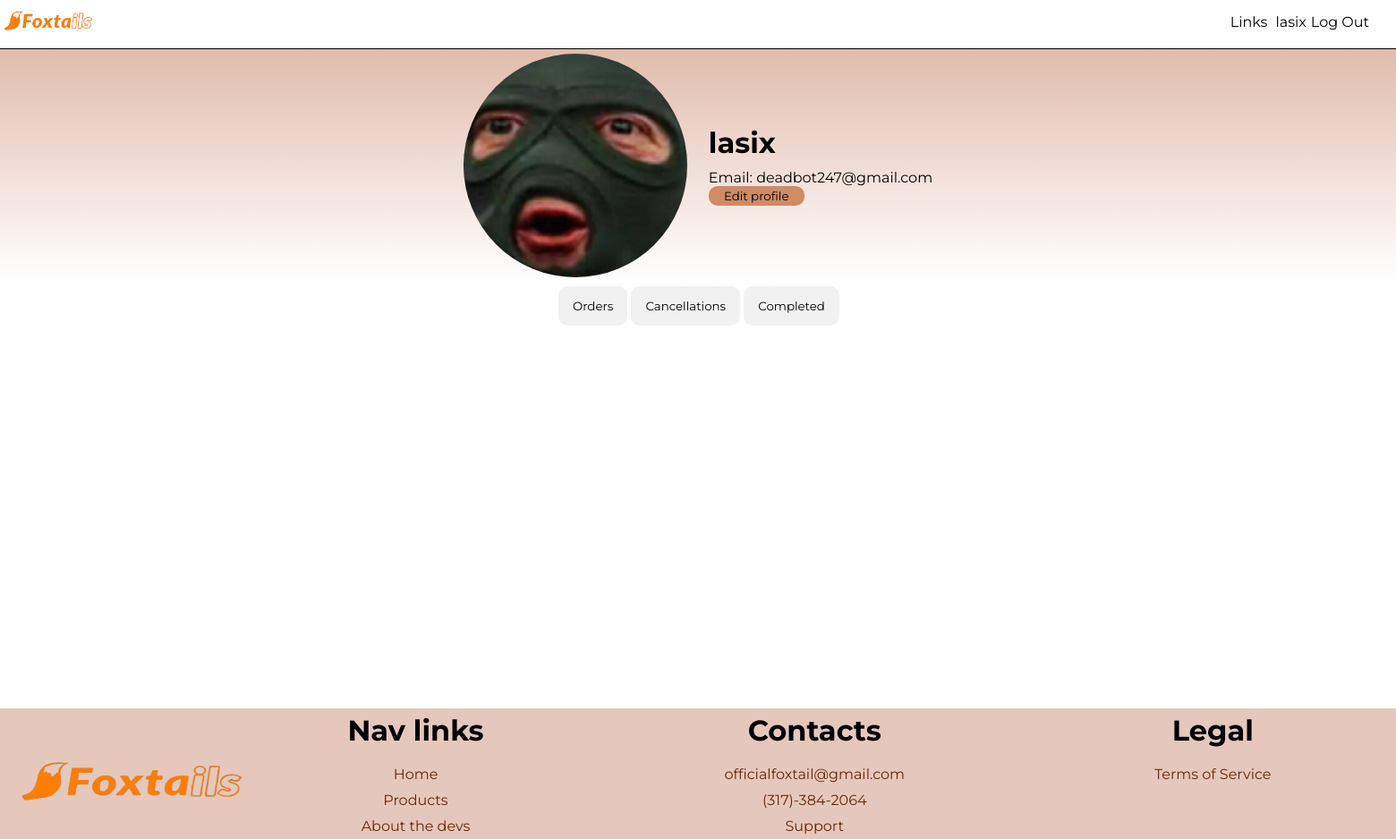
The app's page /account/lasix (signed in) with its own data.
### app/models.py (models this page shows, shortened)
class User(UserMixin, db.Model):
	id=db.Column(db.Integer, primary_key=True)
	username = db.Column(db.String(64), index=True, unique=True)
	email = db.Column(db.String(120), index=True, unique=True)
	password_hash = db.Column(db.String(128))
	profile_img = db.Column(db.String(128))
	orders = db.relationship('Orders', backref='author', lazy='dynamic')
	@login.user_loader
	def load_user(id):
		return User.query.get(int(id))

### app/routes.py (the view, shortened to what this page needs)
@app.route('/account/<username>', methods=['GET', 'POST'])
@login_required
def user(username):
	user = User.query.filter_by(username=username).first_or_404()
	cancelform = CancelForm(prefix="a")
	editform = EditForm(request.form, prefix="b")
	if current_user.email not in ['dyoung8765@gmail.com', 'officialfoxtail@gmail.com', '']:
		if cancelform.submit.data and cancelform.validate():
			order = user.orders.filter_by(order_name=cancelform.confirm.data).first_or_404()
			order.order_flag = 'cancelled'
			db.session.add(order)
			db.session.commit()
			send_mail(f"{cancelform.confirm.data} cancelled", current_user.email, ['officialfoxtail@gmail.com'], f"{cancelform.confirm.data} has been cancelled")
		ordered = user.orders.filter_by(order_flag='open')
		cancels = user.orders.filter_by(order_flag='cancelled')
		completed = user.orders.filter_by(order_flag='completed')
		return render_template('user.html', user=user, opens=ordered, cancels=cancels, completed=completed, cancelform=cancelform, editform=editform, isAdmin=False)

### app/forms.py
class CancelForm(FlaskForm):
    confirm = StringField('Confirm Order Name', validators=[DataRequired()])
    submit = SubmitField('Cancel it')

class EditForm(FlaskForm):
    name = StringField("Enter name: ")
    profileimg = FileField('Select a profile image', validators=[FileAllowed(['jpg', 'png'], 'Images only!')])
    submit2 = SubmitField("Submit")

### app/templates/user.html (shortened to what this page needs)
{% extends 'base.html' %}
{% block content %}
	<div id="container-user">
		<div class="info-user-profile">
			<img src="{{ current_user.profile_img }}" alt="profile picture" />
			<span>
				<h1>{{ current_user.username }}</h1>
				<a href="mailto:{{ current_user.email }}">Email: {{ current_user.email }}</a>
				<button id="edit-profile-button" onclick="openProfileEdit()">Edit profile</button>
			</span>
		</div>
		<div class="content-user-profile">
			<div class="tags-user-profile">
				<button class="tablinks-user-profile" onclick="openOrders(event, 'orders')">Orders</button>
				<button class="tablinks-user-profile" onclick="openOrders(event, 'cancellations')">Cancellations</button>
				<button class="tablinks-user-profile" onclick="openOrders(event, 'completed')">Completed</button>
			</div>
		</div>
	</div>
{% endblock %}

### app/templates/base.html (shortened to what this page needs)
<!DOCTYPE html>
<html>
    <head>
        <link rel="stylesheet" href="../static/style.css">
    </head>
    <body>
        <div id="header">
            <a href="/" style="text-decoration: none;"><input id="favicon" type="image" name="logo" src="../static/logo-1.png" width=100 height=50></a>
            <div id="header-links-accounts">
                <span class="links-header">
                    <button class="dropbtn">Links</button>
                </span>
                {% if current_user.is_anonymous %}
                    <span class="account-links-header">
                        <a class="login" href="/account/login">Login</a>
                        <a class="signup" href="/account/register">Sign Up</a>
                    </span>
                {% else %}
                    <span class="account-links-header-logged-in">
                        <a href="/account/{{ current_user.username }}">{{ current_user.username }}</p>
                        <a class="logout" href="/account/logout">Log Out</a>
                    </span>
                {% endif %}
            </div>
        </div>
        {% block content %}{% endblock %}
        <footer id="footer">
            <p><img src="../static/logo-1.png" alt="Logo Image"></p>
            <div class="nav-links-footer">
                <h1>Nav links</h1>
                <a href="/">Home</a>
                <a href="/products">Products</a>
                <a href="/about_the_devs">About the devs</a>
            </div>
            <div class="contact-us">
                <h1>Contacts</h1>
                <a href="mailto:officialfoxtail@gmail.com">officialfoxtail@gmail.com</a>
                <a href="tel:+3173842064">(317)-384-2064</a>
                <a href="/service">Support</a>
            </div>
            <div class="legal-info">
                <h1>Legal</h1>
                <a href="/termsofservice">Terms of Service</a>
            </div>
        </footer>
    </body>
</html>

### app/static/style.css (style rules this page uses)
* { font-family: 'Montserrat', cursive, sans-serif; color: #000; border: 0; padding: 0; margin: 0; }
#header { position: fixed; top: 0; width: 100%; z-index: 2; border-bottom: 1px solid black; background-color: white; }
#header a { padding-left: 5px; }
#header-links-accounts { position: absolute; display: inline-block; top: 15px; right: 30px; }
.links-header { position: relative; float: left; }
.account-links-header-logged-in { float: right; min-width: 100px; display: flex; flex-flow: row nowrap; }
.account-links-header-logged-in a { text-decoration: none; color: #000; }
.dropbtn { border: 0; padding: 0 4px 0 4px; background-color: transparent; color: #000; font-size: 16px; border-radius: 5px 5px 0 0; }
#footer { position: relative; width: 100%; background-color: #E5C7BC; display: flex; justify-content: space-around; align-items: flex-start; flex-flow: row wrap; }
#footer img { height: 100px; width: 250px; position: absolute; top: 85px; left: 150px; transform: translate(-50%, -50%); }
.nav-links-footer, .contact-us, .legal-info { display: flex; justify-content: center; align-items: center; flex-flow: column wrap; }
#footer h1 { margin: 5px 0 15px 0; }
#footer a { padding: 5px 10px; text-decoration: none; color: #692705; font-size: 16px; transition: all 0.5s ease-in; }
#container-user { width: 100%; height: 99vh; }
.info-user-profile { position: absolute; top: 55px; width: 100%; background: linear-gradient(to bottom, #E1BCAC, #ffffff); display: flex; justify-content: center; align-items: center; overflow: none; }
.info-user-profile img { width: 250px; height: 250px; border-radius: 50%; padding: 5px 0; transition: 0.5s; }
.info-user-profile span { display: flex; justify-content: center; flex-flow: column wrap; padding-left: 1.5em; }
.info-user-profile span h1 { padding-bottom: 10px; }
.info-user-profile span a { text-decoration: none; }
#edit-profile-button { background-color: #CF8B64; width: 8em; padding: 3px 5px; border-radius: 10px; cursor: pointer; }
.content-user-profile { position: relative; top: 320px; left: 40%; margin: 0 auto; }
.tablinks-user-profile { background-color: #f1f1f1; border: none; outline: none; cursor: pointer; padding: 14px 16px; border-radius: 10px; transition: 0.3s; }
#issue-support h1, p { padding-top: 10px; }

### records on screen
User: username "lasix", profile_img (picture), email "deadbot247@gmail.com"
